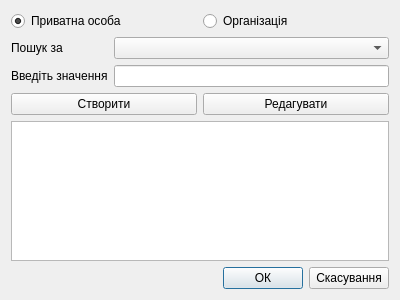
<?xml version="1.0" encoding="UTF-8"?>
<ui version="4.0">
 <class>ClientSearch</class>
 <widget class="QDialog" name="ClientSearch">
  <property name="geometry">
   <rect>
    <x>0</x>
    <y>0</y>
    <width>400</width>
    <height>300</height>
   </rect>
  </property>
  <property name="windowTitle">
   <string>Пошук клієнта</string>
  </property>
  <layout class="QVBoxLayout" name="verticalLayout">
   <item>
    <layout class="QGridLayout" name="gridLayout">
     <item row="0" column="1">
      <widget class="QRadioButton" name="rb_org">
       <property name="text">
        <string>Організація</string>
       </property>
      </widget>
     </item>
     <item row="1" column="0" colspan="2">
      <layout class="QFormLayout" name="formLayout_2">
       <property name="formAlignment">
        <set>Qt::AlignLeading|Qt::AlignLeft|Qt::AlignVCenter</set>
       </property>
       <item row="0" column="0">
        <widget class="QLabel" name="l_searchBy">
         <property name="text">
          <string>Пошук за</string>
         </property>
        </widget>
       </item>
       <item row="1" column="0">
        <widget class="QLabel" name="label">
         <property name="text">
          <string>Введіть значення</string>
         </property>
        </widget>
       </item>
       <item row="1" column="1">
        <widget class="QLineEdit" name="le_search"/>
       </item>
       <item row="0" column="1">
        <widget class="QComboBox" name="cmb_searchBy"/>
       </item>
      </layout>
     </item>
     <item row="2" column="0">
      <widget class="QPushButton" name="pbCreateClient">
       <property name="text">
        <string>Створити</string>
       </property>
      </widget>
     </item>
     <item row="2" column="1">
      <widget class="QPushButton" name="pbEditClient">
       <property name="text">
        <string>Редагувати</string>
       </property>
      </widget>
     </item>
     <item row="0" column="0">
      <widget class="QRadioButton" name="rb_indv">
       <property name="text">
        <string>Приватна особа</string>
       </property>
       <property name="checked">
        <bool>true</bool>
       </property>
      </widget>
     </item>
     <item row="3" column="0" colspan="2">
      <widget class="QTableView" name="tvw_client"/>
     </item>
    </layout>
   </item>
   <item>
    <layout class="QHBoxLayout" name="horizontalLayout">
     <item>
      <widget class="QLabel" name="lCurrentClient">
       <property name="text">
        <string/>
       </property>
      </widget>
     </item>
     <item>
      <spacer name="horizontalSpacer">
       <property name="orientation">
        <enum>Qt::Horizontal</enum>
       </property>
       <property name="sizeHint" stdset="0">
        <size>
         <width>40</width>
         <height>20</height>
        </size>
       </property>
      </spacer>
     </item>
     <item>
      <widget class="QPushButton" name="pbOK">
       <property name="text">
        <string>ОК</string>
       </property>
       <property name="default">
        <bool>true</bool>
       </property>
      </widget>
     </item>
     <item>
      <widget class="QPushButton" name="pbCancel">
       <property name="text">
        <string>Скасування</string>
       </property>
      </widget>
     </item>
    </layout>
   </item>
  </layout>
 </widget>
 <resources/>
 <connections/>
</ui>
